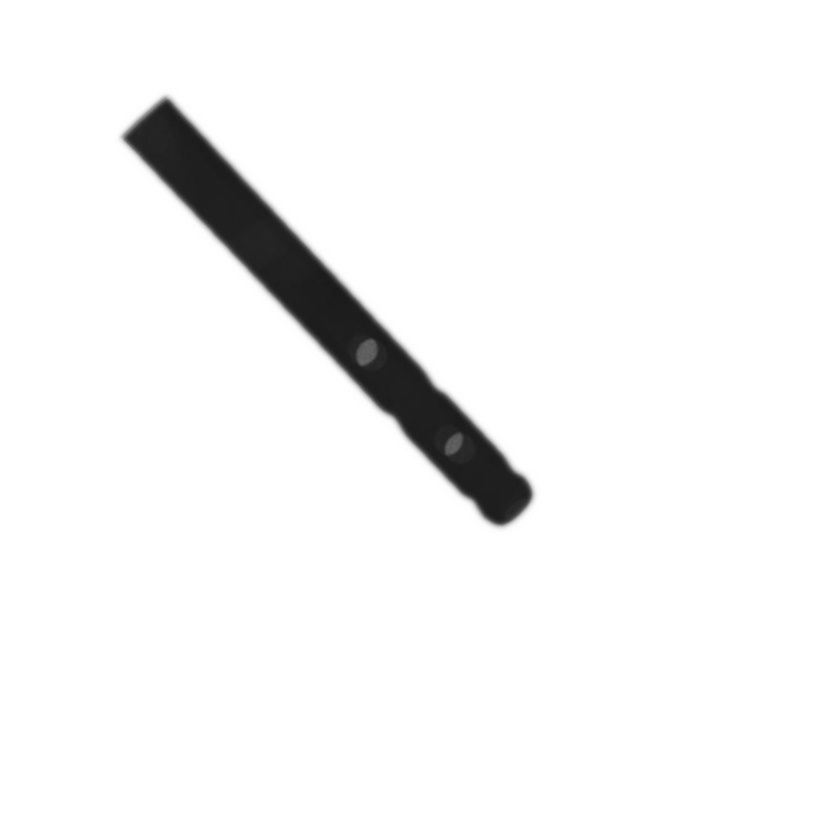
#> input picture hole_detecting_ver2/test.jpg, 840 x 840 px, shrunk from 1024 x 1024 before the run, found by its file name
$ python final_integration.py
#> lines starting #> are read from the running program, lines starting #| are printed output that depends on the picture; after the words box and inside, x2 and y2 are one past the last pixel; in counts of white or black regions, pixels touching at a corner belong together
#> the answer given: 1
import cv2
import numpy as np
import math

# 이미지에서 선을 찾는 함수 정의
def contour() :
    src = cv2.imread("test.jpg", cv2.IMREAD_COLOR)
#> src is the input picture: shape (840, 840, 3); min 25, max 255, mean 245

    gray = cv2.cvtColor(src, cv2.COLOR_RGB2GRAY)

    # cv2.threshold(src, thresh, maxval, type)
    # src : input image로 single-channel 이미지(grayscale 이미지)
    # thresh : 임계값
    # maxval : 입계값을 넘었을 때 적용할 value
    # type : thresholding type
    # cv2.THRESH_BINARY: threshold보다 크면 value이고 아니면 0으로 바꾸어 줍니다.
    # cv2.THRESH_BINARY_INV: threshold보다 크면 0이고 아니면 value로 바꾸어 줍니다.
    # cv2.THRESH_TRUNC: threshold보다 크면 value로 지정하고 작으면 기존의 값 그대로 사용한다.
    # cv2.THRESH_TOZERO: treshold_value보다 크면 픽셀 값 그대로 작으면 0으로 할당한다.
    # cv2.THRESH_TOZERO_INV: threshold_value보다 크면 0으로 작으면 그대로 할당해준다.
    # return값 : 1) ret - thresholding에 사용한 threshold, 2) binary - thresholding이 적용된 binary image
    ret, binary = cv2.threshold(gray, 127, 255, cv2.THRESH_BINARY)
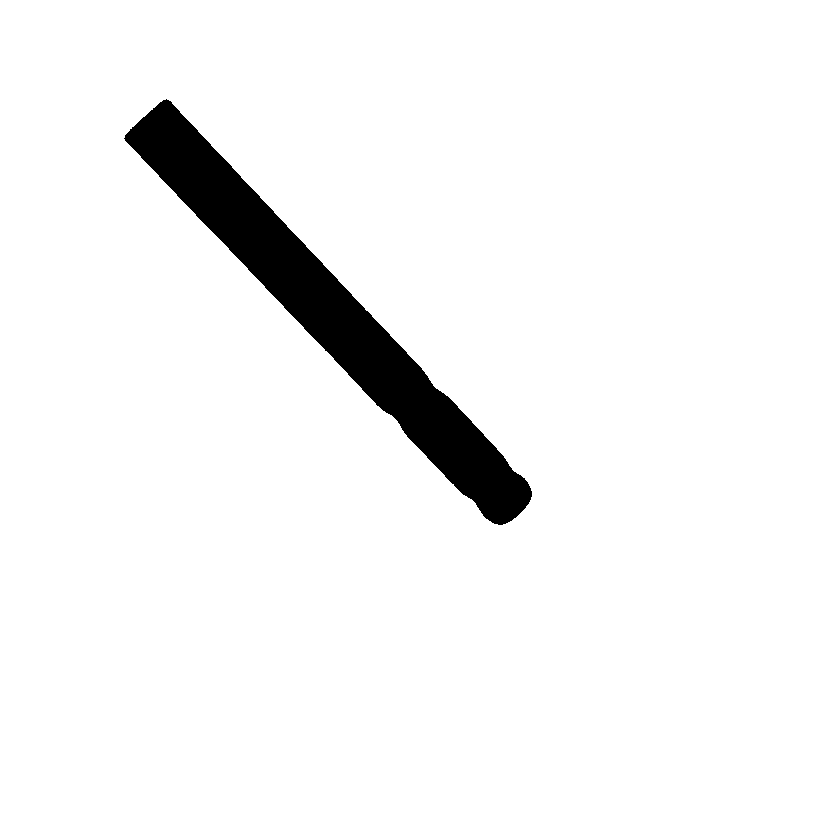
#> binary: shape (840, 840); 95.6% white; 1 black region, box (x1, y1, x2, y2) and area: (124, 99, 532, 525) 31049
    binary = cv2.bitwise_not(binary)
#> binary: shape (840, 840); 4.4% white; 1 white region

    # 이미지의 윤곽선을 검출하기 위해 cv2.findContours 이용
    # cv2.findContours()를 이용하여 binary 이미지에서 윤곽선(contour)검색
    # cv2.findContours(binary, 검색 방법, 근사화 방법)
    # 검색 방법
    # cv2.RETR_EXTERNAL : 외곽 윤곽선만 검출하며, 계층 구조를 구성하지 않습니다.
    # cv2.RETR_LIST : 모든 윤곽선을 검출하며, 계층 구조를 구성하지 않습니다.
    # cv2.RETR_CCOMP : 모든 윤곽선을 검출하며, 계층 구조는 2단계로 구성합니다.
    # cv2.RETR_TREE : 모든 윤곽선을 검출하며, 계층 구조를 모두 형성합니다. (Tree 구조)
    # 근사화 방법
    # cv2.CHAIN_APPROX_NONE : 윤곽점들의 모든 점을 반환합니다.
    # cv2.CHAIN_APPROX_SIMPLE : 윤곽점들 단순화 수평, 수직 및 대각선 요소를 압축하고 끝점만 남겨 둡니다.
    # cv2.CHAIN_APPROX_TC89_L1 : 프리먼 체인 코드에서의 윤곽선으로 적용합니다.
    # cv2.CHAIN_APPROX_TC89_KCOS : 프리먼 체인 코드에서의 윤곽선으로 적용합니다.
    # return값 : 1) contours - 윤곽선, 2) hierarchy - 계층 구조
    # contoures : 윤곽선의 지점
    # hierarchy : 윤곽선의 계층 구조
    contours, hierarchy = cv2.findContours(binary, cv2.RETR_CCOMP, cv2.CHAIN_APPROX_NONE)
#> contours = 1 contour; box (x1, y1, x2, y2) and area: (124, 99, 532, 525) 30600

    for i in range(len(contours)):
        # 각 윤곽선을 그림.
        cv2.drawContours(src, [contours[i]], 0, (0, 0, 255), 5)
#> this loop made 1 pass
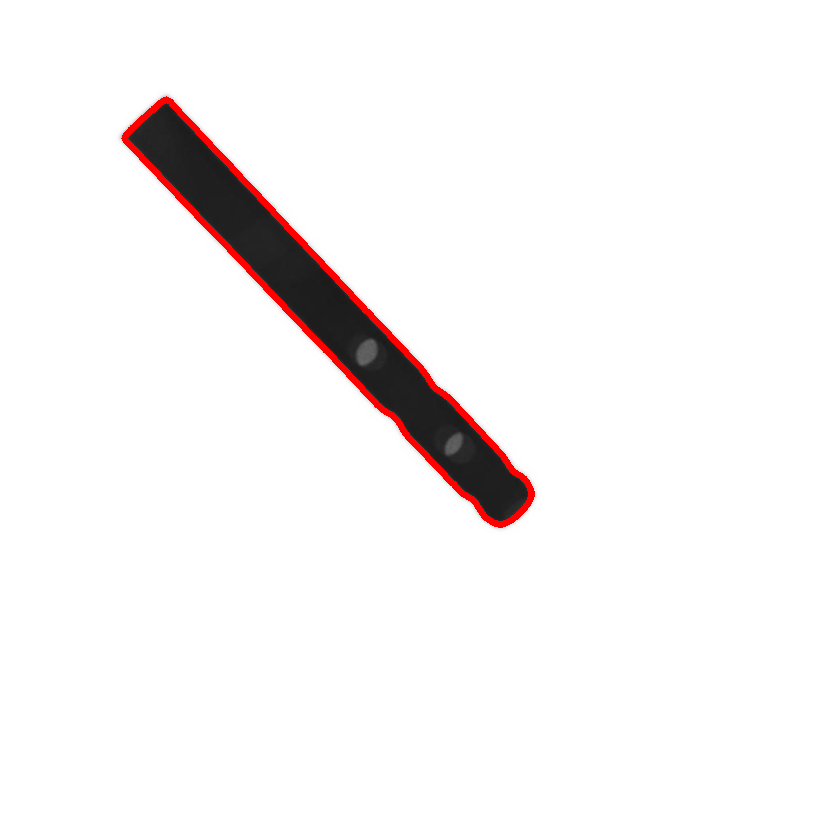
#> src: shape (840, 840, 3); 1.07% of pixels changed, all inside (x1, y1, x2, y2) = (121, 96, 535, 528)

    cv2.imwrite("output.jpg", src)
    cv2.waitKey(0)
    cv2.destroyAllWindows()

# 이미지에서 원/점을 찾는 함수 정의
# [47 lines left out: functions detect_circle, line_angle, not called in this run]

if __name__ == '__main__' :
    number = int(input("번호를 선택하세요!\n 1. 선 / 2. 점 / 3. 각도 : "))
    while(number != 4) :
        if number == 1 :
            contour()
        elif number == 2 :
            detect_circle()
        else :
            line_angle()
        number = int(input("번호를 선택하세요!\n 1. 선 / 2. 점 / 3. 각도 : "))
#> the answer given: 1
#> (the run stopped early here; a loop or call above may not have finished)
